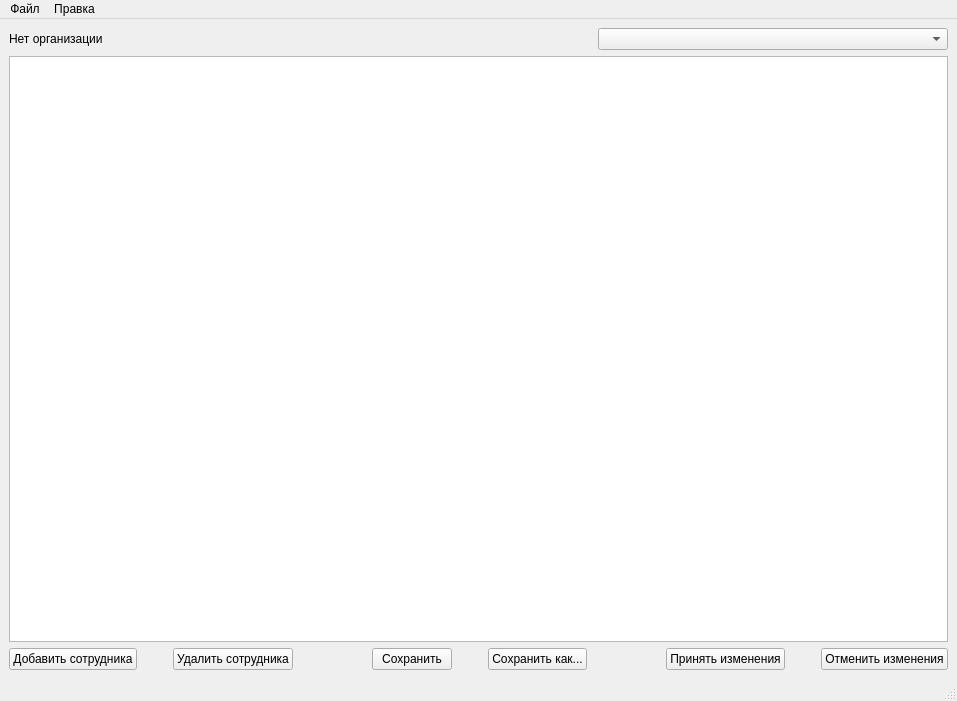
<?xml version="1.0" encoding="UTF-8"?>
<ui version="4.0">
 <class>MainWindow</class>
 <widget class="QMainWindow" name="MainWindow">
  <property name="geometry">
   <rect>
    <x>0</x>
    <y>0</y>
    <width>957</width>
    <height>701</height>
   </rect>
  </property>
  <property name="windowTitle">
   <string>Учет сотрудников организаций</string>
  </property>
  <widget class="QWidget" name="centralwidget">
   <layout class="QVBoxLayout" name="verticalLayout">
    <item>
     <layout class="QHBoxLayout" name="horizontalLayout">
      <item>
       <widget class="QLabel" name="label_currentOrg">
        <property name="sizePolicy">
         <sizepolicy hsizetype="Minimum" vsizetype="Fixed">
          <horstretch>0</horstretch>
          <verstretch>0</verstretch>
         </sizepolicy>
        </property>
        <property name="text">
         <string>Нет организации</string>
        </property>
       </widget>
      </item>
      <item>
       <widget class="QComboBox" name="comboBox_departments">
        <property name="sizePolicy">
         <sizepolicy hsizetype="Fixed" vsizetype="Fixed">
          <horstretch>0</horstretch>
          <verstretch>0</verstretch>
         </sizepolicy>
        </property>
        <property name="minimumSize">
         <size>
          <width>350</width>
          <height>0</height>
         </size>
        </property>
        <property name="maximumSize">
         <size>
          <width>100</width>
          <height>100</height>
         </size>
        </property>
       </widget>
      </item>
     </layout>
    </item>
    <item>
     <widget class="QTableView" name="tableView"/>
    </item>
    <item>
     <layout class="QHBoxLayout" name="horizontalLayout_2">
      <item>
       <widget class="QPushButton" name="b_add">
        <property name="sizePolicy">
         <sizepolicy hsizetype="Fixed" vsizetype="Fixed">
          <horstretch>0</horstretch>
          <verstretch>0</verstretch>
         </sizepolicy>
        </property>
        <property name="minimumSize">
         <size>
          <width>0</width>
          <height>0</height>
         </size>
        </property>
        <property name="maximumSize">
         <size>
          <width>16777215</width>
          <height>16777215</height>
         </size>
        </property>
        <property name="baseSize">
         <size>
          <width>-31072</width>
          <height>0</height>
         </size>
        </property>
        <property name="text">
         <string>Добавить сотрудника</string>
        </property>
        <property name="icon">
         <iconset resource="resources.qrc">
          <normaloff>:/resources/icons/add_employee.ico</normaloff>:/resources/icons/add_employee.ico</iconset>
        </property>
       </widget>
      </item>
      <item>
       <spacer name="horizontalSpacer_3">
        <property name="orientation">
         <enum>Qt::Horizontal</enum>
        </property>
        <property name="sizeType">
         <enum>QSizePolicy::Maximum</enum>
        </property>
        <property name="sizeHint" stdset="0">
         <size>
          <width>30</width>
          <height>20</height>
         </size>
        </property>
       </spacer>
      </item>
      <item>
       <widget class="QPushButton" name="b_delete">
        <property name="text">
         <string>Удалить сотрудника</string>
        </property>
        <property name="icon">
         <iconset resource="resources.qrc">
          <normaloff>:/resources/icons/remove_employee.ico</normaloff>:/resources/icons/remove_employee.ico</iconset>
        </property>
       </widget>
      </item>
      <item>
       <spacer name="horizontalSpacer">
        <property name="orientation">
         <enum>Qt::Horizontal</enum>
        </property>
        <property name="sizeHint" stdset="0">
         <size>
          <width>40</width>
          <height>20</height>
         </size>
        </property>
       </spacer>
      </item>
      <item>
       <widget class="QPushButton" name="b_previewSave">
        <property name="text">
         <string>Сохранить</string>
        </property>
        <property name="icon">
         <iconset resource="resources.qrc">
          <normaloff>:/resources/icons/save.ico</normaloff>:/resources/icons/save.ico</iconset>
        </property>
       </widget>
      </item>
      <item>
       <spacer name="horizontalSpacer_5">
        <property name="orientation">
         <enum>Qt::Horizontal</enum>
        </property>
        <property name="sizeType">
         <enum>QSizePolicy::Maximum</enum>
        </property>
        <property name="sizeHint" stdset="0">
         <size>
          <width>30</width>
          <height>20</height>
         </size>
        </property>
       </spacer>
      </item>
      <item>
       <widget class="QPushButton" name="b_previewSaveAs">
        <property name="text">
         <string>Сохранить как...</string>
        </property>
        <property name="icon">
         <iconset>
          <normaloff>:/resources/icons/save_as.ico</normaloff>:/resources/icons/save_as.ico</iconset>
        </property>
       </widget>
      </item>
      <item>
       <spacer name="horizontalSpacer_2">
        <property name="orientation">
         <enum>Qt::Horizontal</enum>
        </property>
        <property name="sizeHint" stdset="0">
         <size>
          <width>40</width>
          <height>20</height>
         </size>
        </property>
       </spacer>
      </item>
      <item>
       <widget class="QPushButton" name="b_submitChanges">
        <property name="text">
         <string>Принять изменения</string>
        </property>
        <property name="icon">
         <iconset resource="resources.qrc">
          <normaloff>:/resources/icons/accept.ico</normaloff>:/resources/icons/accept.ico</iconset>
        </property>
       </widget>
      </item>
      <item>
       <spacer name="horizontalSpacer_4">
        <property name="orientation">
         <enum>Qt::Horizontal</enum>
        </property>
        <property name="sizeType">
         <enum>QSizePolicy::Maximum</enum>
        </property>
        <property name="sizeHint" stdset="0">
         <size>
          <width>30</width>
          <height>20</height>
         </size>
        </property>
       </spacer>
      </item>
      <item>
       <widget class="QPushButton" name="b_revertChanges">
        <property name="text">
         <string>Отменить изменения</string>
        </property>
        <property name="icon">
         <iconset resource="resources.qrc">
          <normaloff>:/resources/icons/cancel.ico</normaloff>:/resources/icons/cancel.ico</iconset>
        </property>
       </widget>
      </item>
     </layout>
    </item>
   </layout>
  </widget>
  <widget class="QMenuBar" name="menubar">
   <property name="geometry">
    <rect>
     <x>0</x>
     <y>0</y>
     <width>957</width>
     <height>21</height>
    </rect>
   </property>
   <widget class="QMenu" name="menu_edit">
    <property name="title">
     <string>Правка</string>
    </property>
   </widget>
   <widget class="QMenu" name="menu_file">
    <property name="title">
     <string>Файл</string>
    </property>
    <addaction name="action_saveAs"/>
    <addaction name="action_open"/>
    <addaction name="separator"/>
    <addaction name="action_selectNewDatabase"/>
    <addaction name="separator"/>
    <addaction name="action_sendToServer"/>
    <addaction name="action_receiveFromServer"/>
    <addaction name="separator"/>
    <addaction name="action_exit"/>
   </widget>
   <addaction name="menu_file"/>
   <addaction name="menu_edit"/>
  </widget>
  <widget class="QStatusBar" name="statusbar"/>
  <action name="action_sendToServer">
   <property name="icon">
    <iconset resource="resources.qrc">
     <normaloff>:/resources/icons/upload.ico</normaloff>:/resources/icons/upload.ico</iconset>
   </property>
   <property name="text">
    <string>Отправить базу данных на сервер</string>
   </property>
  </action>
  <action name="action_receiveFromServer">
   <property name="icon">
    <iconset resource="resources.qrc">
     <normaloff>:/resources/icons/download.ico</normaloff>:/resources/icons/download.ico</iconset>
   </property>
   <property name="text">
    <string>Получить базу данных с сервера...</string>
   </property>
  </action>
  <action name="action_exit">
   <property name="text">
    <string>Выход</string>
   </property>
   <property name="toolTip">
    <string>Выход</string>
   </property>
   <property name="shortcut">
    <string>Ctrl+Q</string>
   </property>
  </action>
  <action name="action_saveAs">
   <property name="icon">
    <iconset resource="resources.qrc">
     <normaloff>:/resources/icons/save.ico</normaloff>:/resources/icons/save.ico</iconset>
   </property>
   <property name="text">
    <string>Сохранить как...</string>
   </property>
   <property name="toolTip">
    <string>Сохранить базу данных как</string>
   </property>
  </action>
  <action name="action_open">
   <property name="icon">
    <iconset resource="resources.qrc">
     <normaloff>:/resources/icons/open.ico</normaloff>:/resources/icons/open.ico</iconset>
   </property>
   <property name="text">
    <string>Открыть...</string>
   </property>
   <property name="toolTip">
    <string>Открыть существующий файл базы данных</string>
   </property>
   <property name="shortcut">
    <string>Ctrl+O</string>
   </property>
  </action>
  <action name="action_selectNewDatabase">
   <property name="text">
    <string>Выбрать другую базу данных...</string>
   </property>
   <property name="shortcut">
    <string>Ctrl+N</string>
   </property>
  </action>
 </widget>
 <resources>
  <include location="resources.qrc"/>
 </resources>
 <connections/>
</ui>
